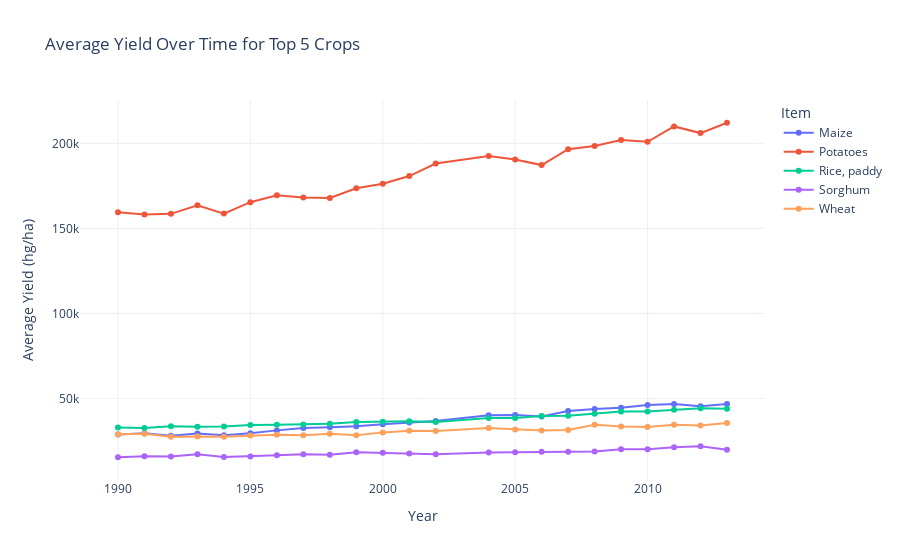

The notebook cell this image was saved under:
### Markdown cell above
#### 4.6.1. Temporal Trends for Top 5 Items

Is this yield increase uniform across all crops?

### Code cell
if not df.empty:
    # Find top 5 items by total entries (most common data)
    top_5_items = df_cleaned['Item'].value_counts().head(5).index
    df_top_items = df_cleaned[df_cleaned['Item'].isin(top_5_items)]

    # Group by Year and Item
    yearly_avg_items = df_top_items.groupby(['Year', 'Item'])['hg/ha_yield'].mean().reset_index()

    fig = px.line(yearly_avg_items, x='Year', y='hg/ha_yield', color='Item', 
                  title='Average Yield Over Time for Top 5 Crops', 
                  markers=True)
    fig.update_layout(xaxis_title='Year', yaxis_title='Average Yield (hg/ha)')
    fig.show()

### Figure 1 — Plotly figure (JSON) as saved in the notebook; plotly's stock layout.template omitted (floating-point values rounded to 4 significant figures)
{"data": [{"hovertemplate": "Item=Maize<br>Year=%{x}<br>hg/ha_yield=%{y}<extra></extra>", "legendgroup": "Maize", "line": {"color": "#636efa", "dash": "solid"}, "marker": {"symbol": "circle"}, "mode": "lines+markers", "name": "Maize", "orientation": "v", "showlegend": true, "type": "scatter", "x": [1990, 1991, 1992, 1993, 1994, 1995, 1996, 1997, 1998, 1999, 2000, 2001, 2002, 2004, 2005, 2006, 2007, 2008, 2009, 2010, 2011, 2012, 2013], "xaxis": "x", "y": [28740.0, 29450.0, 28010.0, 29320.0, 28310.0, 29470.0, 31180.0, 32630.0, 33030.0, 33580.0, 34820.0, 35790.0, 36730.0, 40150.0, 40210.0, 39360.0, 42610.0, 43760.0, 44490.0, 46090.0, 46720.0, 45360.0, 46650.0], "yaxis": "y"}, {"hovertemplate": "Item=Potatoes<br>Year=%{x}<br>hg/ha_yield=%{y}<extra></extra>", "legendgroup": "Potatoes", "line": {"color": "#EF553B", "dash": "solid"}, "marker": {"symbol": "circle"}, "mode": "lines+markers", "name": "Potatoes", "orientation": "v", "showlegend": true, "type": "scatter", "x": [1990, 1991, 1992, 1993, 1994, 1995, 1996, 1997, 1998, 1999, 2000, 2001, 2002, 2004, 2005, 2006, 2007, 2008, 2009, 2010, 2011, 2012, 2013], "xaxis": "x", "y": [159500.0, 158100.0, 158600.0, 163700.0, 158700.0, 165400.0, 169500.0, 168200.0, 167900.0, 173600.0, 176300.0, 180800.0, 188200.0, 192600.0, 190600.0, 187300.0, 196600.0, 198500.0, 202000.0, 200900.0, 210000.0, 206100.0, 212200.0], "yaxis": "y"}, {"hovertemplate": "Item=Rice, paddy<br>Year=%{x}<br>hg/ha_yield=%{y}<extra></extra>", "legendgroup": "Rice, paddy", "line": {"color": "#00cc96", "dash": "solid"}, "marker": {"symbol": "circle"}, "mode": "lines+markers", "name": "Rice, paddy", "orientation": "v", "showlegend": true, "type": "scatter", "x": [1990, 1991, 1992, 1993, 1994, 1995, 1996, 1997, 1998, 1999, 2000, 2001, 2002, 2004, 2005, 2006, 2007, 2008, 2009, 2010, 2011, 2012, 2013], "xaxis": "x", "y": [32900.0, 32540.0, 33670.0, 33260.0, 33450.0, 34350.0, 34470.0, 34660.0, 35080.0, 36150.0, 36190.0, 36530.0, 36110.0, 38410.0, 38520.0, 39650.0, 39750.0, 40920.0, 42310.0, 42280.0, 43350.0, 44130.0, 43970.0], "yaxis": "y"}, {"hovertemplate": "Item=Sorghum<br>Year=%{x}<br>hg/ha_yield=%{y}<extra></extra>", "legendgroup": "Sorghum", "line": {"color": "#ab63fa", "dash": "solid"}, "marker": {"symbol": "circle"}, "mode": "lines+markers", "name": "Sorghum", "orientation": "v", "showlegend": true, "type": "scatter", "x": [1990, 1991, 1992, 1993, 1994, 1995, 1996, 1997, 1998, 1999, 2000, 2001, 2002, 2004, 2005, 2006, 2007, 2008, 2009, 2010, 2011, 2012, 2013], "xaxis": "x", "y": [15370.0, 15990.0, 15820.0, 17200.0, 15480.0, 15800.0, 16560.0, 17200.0, 16780.0, 18330.0, 18020.0, 17550.0, 17160.0, 18160.0, 18280.0, 18640.0, 18620.0, 18800.0, 20050.0, 20150.0, 21240.0, 21810.0, 19850.0], "yaxis": "y"}, {"hovertemplate": "Item=Wheat<br>Year=%{x}<br>hg/ha_yield=%{y}<extra></extra>", "legendgroup": "Wheat", "line": {"color": "#FFA15A", "dash": "solid"}, "marker": {"symbol": "circle"}, "mode": "lines+markers", "name": "Wheat", "orientation": "v", "showlegend": true, "type": "scatter", "x": [1990, 1991, 1992, 1993, 1994, 1995, 1996, 1997, 1998, 1999, 2000, 2001, 2002, 2004, 2005, 2006, 2007, 2008, 2009, 2010, 2011, 2012, 2013], "xaxis": "x", "y": [28940.0, 29180.0, 27380.0, 27650.0, 27440.0, 28120.0, 28640.0, 28330.0, 29260.0, 28360.0, 30010.0, 30950.0, 30780.0, 32580.0, 31660.0, 31160.0, 31400.0, 34530.0, 33470.0, 33110.0, 34450.0, 34080.0, 35510.0], "yaxis": "y"}], "layout": {"legend": {"title": {"text": "Item"}, "tracegroupgap": 0}, "title": {"text": "Average Yield Over Time for Top 5 Crops"}, "xaxis": {"anchor": "y", "domain": [0, 1], "title": {"text": "Year"}}, "yaxis": {"anchor": "x", "domain": [0, 1], "title": {"text": "Average Yield (hg/ha)"}}}}
